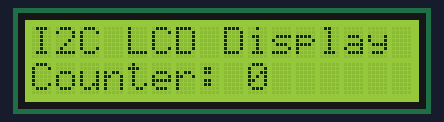
Bench run of a sketch on a simulated Arduino Uno, built with avr-gcc and run on an emulated ATmega328P. On the bench: 16×2 character LCD.

Above: at 0.2 s.
At 4.2 s:
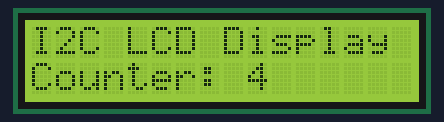
At 9.3 s:
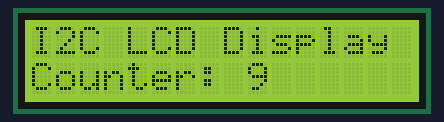
At 19.4 s:
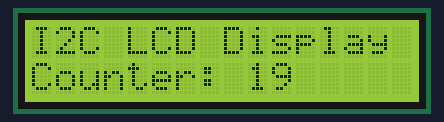
At 28.6 s:
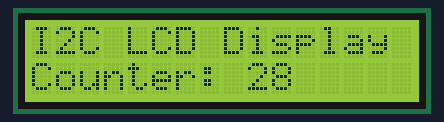
At 38.7 s:
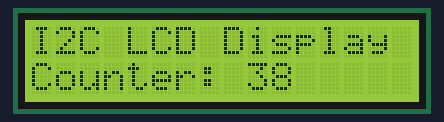

The sketch:

sketch.ino
```cpp
// Task 5: Display a message and counter on a 16x2 I2C LCD.

#include <Wire.h>
#include <LiquidCrystal_I2C.h>

// Wokwi LCD1602 I2C default address is 0x27.
LiquidCrystal_I2C lcd(0x27, 16, 2);
unsigned long counter = 0;

void setup() {
  lcd.init();
  lcd.backlight();

  lcd.setCursor(0, 0);
  lcd.print(F("I2C LCD Display"));
  lcd.setCursor(0, 1);
  lcd.print(F("Counter: 0"));
}

void loop() {
  lcd.setCursor(0, 1);
  lcd.print(F("Counter: "));
  lcd.print(counter++);
  lcd.print(F("    "));  // Clear leftover digits from the previous value.
  delay(1000);
}
```

Measured:
- what the display in image 1 shows lasts 1.0 s, from 4.2 s to 5.2 s
